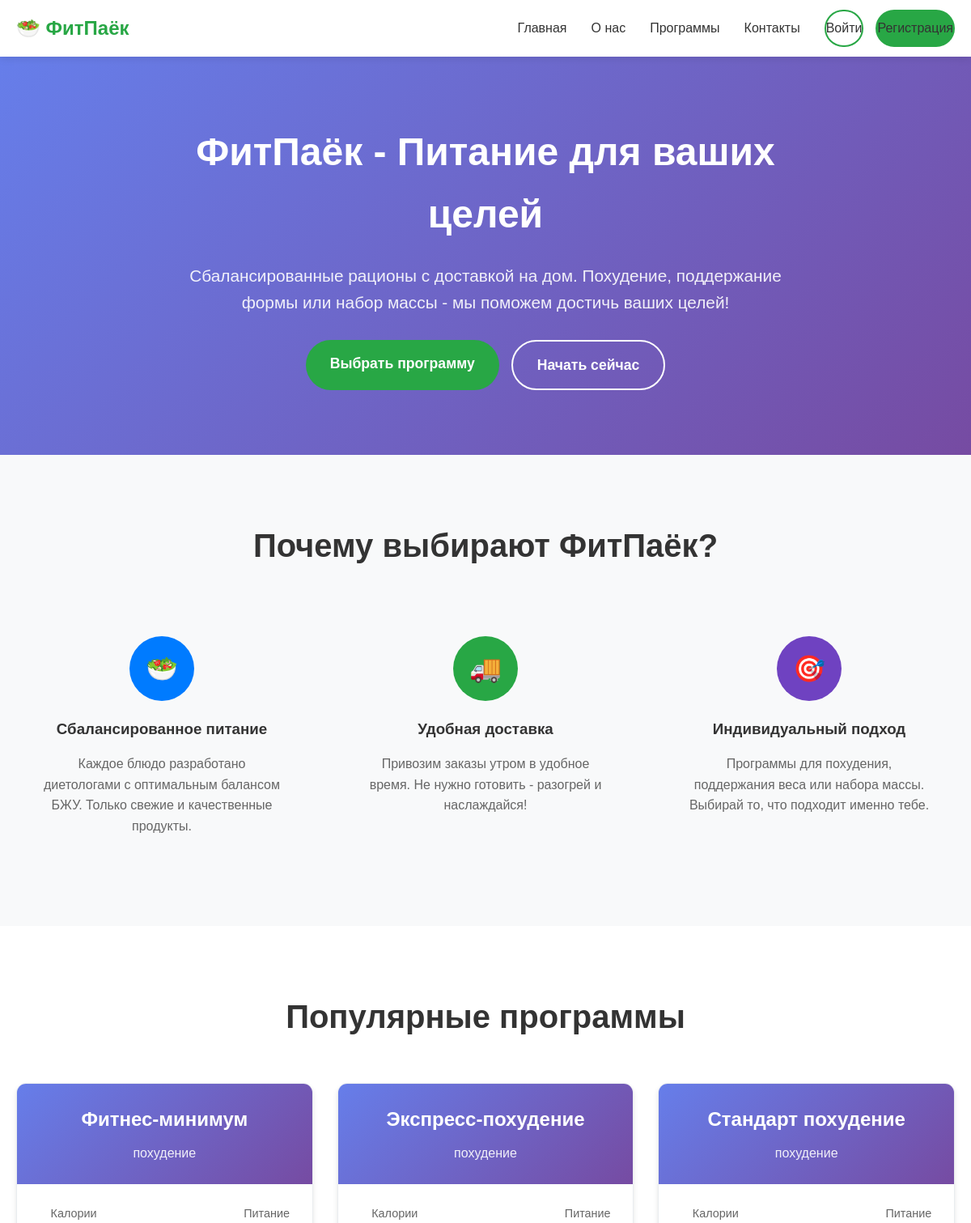
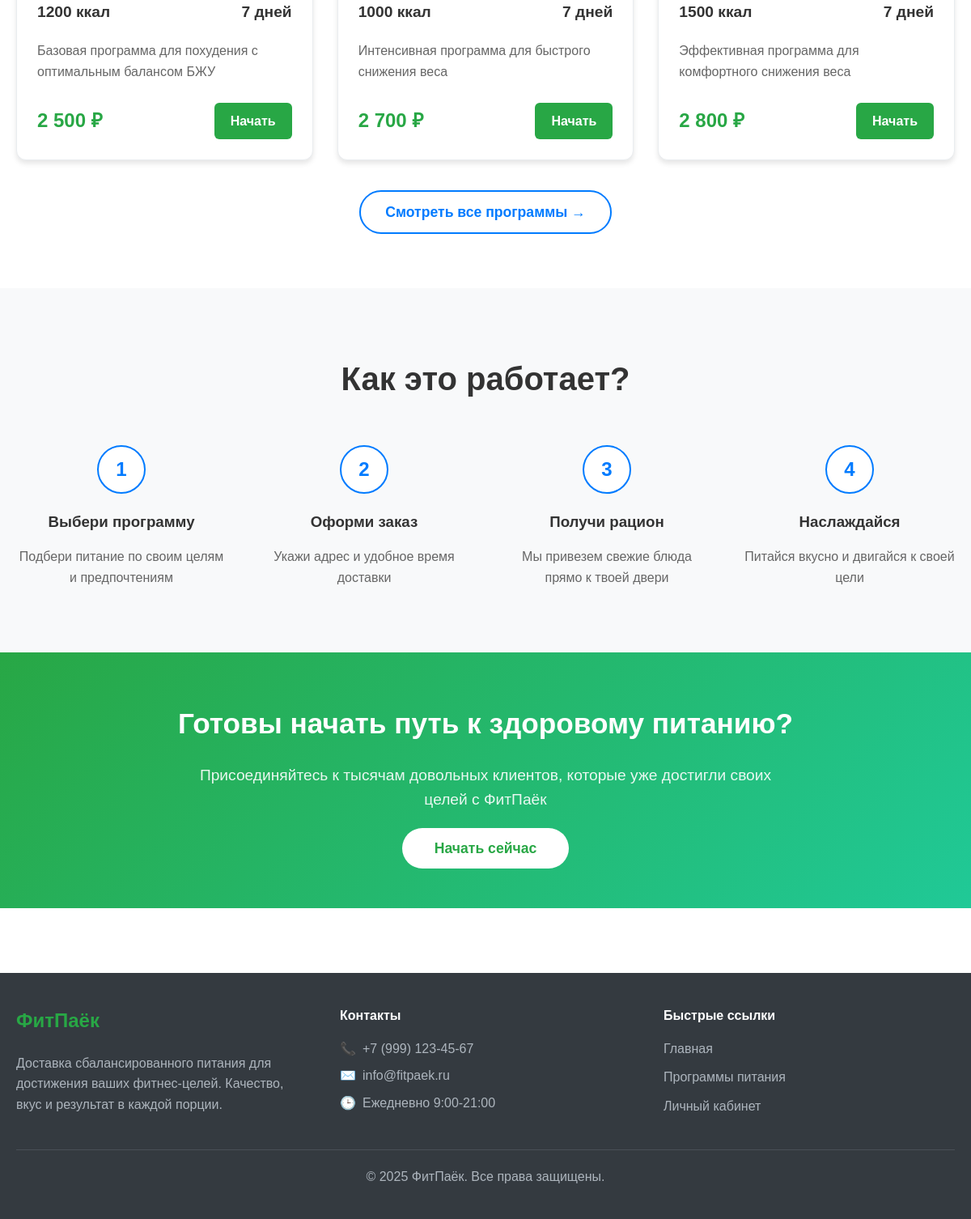
The page / on the database its author committed (2 pictures, top to bottom).
### tables this page shows
CREATE TABLE `meal_plans` (
  `id` int NOT NULL,
  `title` varchar(255) NOT NULL,
  `description` text,
  `calories` int NOT NULL,
  `goal_id` int DEFAULT NULL,
  `price` decimal(10,2) NOT NULL,
  `image_url` varchar(500) DEFAULT NULL,
  `is_active` tinyint(1) DEFAULT '1',
  `created_at` timestamp NULL DEFAULT CURRENT_TIMESTAMP,
  `updated_at` timestamp NULL DEFAULT CURRENT_TIMESTAMP ON UPDATE CURRENT_TIMESTAMP,
  `average_rating` decimal(3,2) DEFAULT '0.00',
  `reviews_count` int DEFAULT '0'
);

CREATE TABLE `nutrition_goals` (
  `id` int NOT NULL,
  `name` varchar(50) NOT NULL,
  `description` text,
  `created_at` timestamp NULL DEFAULT CURRENT_TIMESTAMP
);

### config.php (called while the page is built, shortened)
<?php
function e($text) {
    return htmlspecialchars($text, ENT_QUOTES, 'UTF-8');
}
?>

### index.php (the view)
<?php
require_once 'config.php';
$stmt = $pdo->query("
    SELECT mp.*, ng.name as goal_name
    FROM meal_plans mp
    LEFT JOIN nutrition_goals ng ON mp.goal_id = ng.id
    WHERE mp.is_active = TRUE
    ORDER BY mp.price ASC
    LIMIT 3
");
$popular_plans = $stmt->fetchAll();
?>
<?php include 'includes/header.php'; ?>
<section style="
    background: linear-gradient(135deg, #667eea 0%, #764ba2 100%);
    color: white;
    padding: 80px 0;
    text-align: center;
">
    <div style="max-width: 800px; margin: 0 auto; padding: 0 20px;">
        <h1 style="font-size: 3rem; margin-bottom: 20px; font-weight: 700;">
            ФитПаёк - Питание для ваших целей
        </h1>
        <p style="font-size: 1.3rem; margin-bottom: 30px; opacity: 0.9;">
            Сбалансированные рационы с доставкой на дом. Похудение, поддержание формы или набор массы - мы поможем достичь ваших целей!
        </p>
        <div style="display: flex; gap: 15px; justify-content: center; flex-wrap: wrap;">
            <a href="catalog.php" style="
                background: #28a745;
                color: white;
                padding: 15px 30px;
                text-decoration: none;
                border-radius: 50px;
                font-size: 1.1rem;
                font-weight: 600;
                transition: all 0.3s ease;
            " onmouseover="this.style.background='#218838'" onmouseout="this.style.background='#28a745'">
                Выбрать программу
            </a>
            <?php if (!isset($_SESSION['user_id'])): ?>
                <a href="auth.php" style="
                    background: transparent;
                    color: white;
                    padding: 15px 30px;
                    text-decoration: none;
                    border: 2px solid white;
                    border-radius: 50px;
                    font-size: 1.1rem;
                    font-weight: 600;
                    transition: all 0.3s ease;
                " onmouseover="this.style.background='white'; this.style.color='#667eea'"
                   onmouseout="this.style.background='transparent'; this.style.color='white'">
                    Начать сейчас
                </a>
            <?php endif; ?>
        </div>
    </div>
</section>
<section style="padding: 80px 0; background: #f8f9fa;">
    <div style="max-width: 1200px; margin: 0 auto; padding: 0 20px;">
        <h2 style="text-align: center; margin-bottom: 50px; font-size: 2.5rem; color: #333;">
            Почему выбирают ФитПаёк?
        </h2>
        <div style="display: grid; grid-template-columns: repeat(auto-fit, minmax(300px, 1fr)); gap: 40px;">
            <div style="text-align: center; padding: 30px;">
                <div style="
                    background: #007bff;
                    color: white;
                    width: 80px;
                    height: 80px;
                    border-radius: 50%;
                    display: flex;
                    align-items: center;
                    justify-content: center;
                    margin: 0 auto 20px;
                    font-size: 2rem;
                ">🥗</div>
                <h3 style="color: #333; margin-bottom: 15px;">Сбалансированное питание</h3>
                <p style="color: #666; line-height: 1.6;">
                    Каждое блюдо разработано диетологами с оптимальным балансом БЖУ. Только свежие и качественные продукты.
                </p>
            </div>
            <div style="text-align: center; padding: 30px;">
                <div style="
                    background: #28a745;
                    color: white;
                    width: 80px;
                    height: 80px;
                    border-radius: 50%;
                    display: flex;
                    align-items: center;
                    justify-content: center;
                    margin: 0 auto 20px;
                    font-size: 2rem;
                ">🚚</div>
                <h3 style="color: #333; margin-bottom: 15px;">Удобная доставка</h3>
                <p style="color: #666; line-height: 1.6;">
                    Привозим заказы утром в удобное время. Не нужно готовить - разогрей и наслаждайся!
                </p>
            </div>
            <div style="text-align: center; padding: 30px;">
                <div style="
                    background: #6f42c1;
                    color: white;
                    width: 80px;
                    height: 80px;
                    border-radius: 50%;
                    display: flex;
                    align-items: center;
                    justify-content: center;
                    margin: 0 auto 20px;
                    font-size: 2rem;
                ">🎯</div>
                <h3 style="color: #333; margin-bottom: 15px;">Индивидуальный подход</h3>
                <p style="color: #666; line-height: 1.6;">
                    Программы для похудения, поддержания веса или набора массы. Выбирай то, что подходит именно тебе.
                </p>
            </div>
        </div>
    </div>
</section>
<section style="padding: 80px 0;">
    <div style="max-width: 1200px; margin: 0 auto; padding: 0 20px;">
        <h2 style="text-align: center; margin-bottom: 50px; font-size: 2.5rem; color: #333;">
            Популярные программы
        </h2>
        <div style="display: grid; grid-template-columns: repeat(auto-fit, minmax(350px, 1fr)); gap: 30px;">
            <?php foreach ($popular_plans as $plan): ?>
            <div style="
                border: 1px solid #e9ecef;
                border-radius: 12px;
                overflow: hidden;
                background: white;
                box-shadow: 0 4px 6px rgba(0,0,0,0.1);
                transition: transform 0.3s ease;
            " onmouseover="this.style.transform='translateY(-5px)'" onmouseout="this.style.transform='translateY(0)'">
                <div style="
                    background: linear-gradient(135deg, #667eea 0%, #764ba2 100%);
                    color: white;
                    padding: 25px;
                    text-align: center;
                ">
                    <h3 style="margin: 0 0 10px 0; font-size: 1.5rem;"><?php echo e($plan['title']); ?></h3>
                    <div style="opacity: 0.9;"><?php echo e($plan['goal_name']); ?></div>
                </div>
                <div style="padding: 25px;">
                    <div style="display: flex; justify-content: space-between; margin-bottom: 20px;">
                        <div style="text-align: center;">
                            <div style="font-size: 0.9rem; color: #666;">Калории</div>
                            <div style="font-size: 1.2rem; font-weight: bold; color: #333;">
                                <?php echo $plan['calories']; ?> ккал
                            </div>
                        </div>
                        <div style="text-align: center;">
                            <div style="font-size: 0.9rem; color: #666;">Питание</div>
                            <div style="font-size: 1.2rem; font-weight: bold; color: #333;">7 дней</div>
                        </div>
                    </div>
                    <p style="color: #666; line-height: 1.6; margin-bottom: 25px;">
                        <?php echo e($plan['description']); ?>
                    </p>
                    <div style="display: flex; justify-content: space-between; align-items: center;">
                        <div style="font-size: 1.5rem; font-weight: bold; color: #28a745;">
                            <?php echo number_format($plan['price'], 0, ',', ' '); ?> ₽
                        </div>
                        <?php if (isset($_SESSION['user_id'])): ?>
                            <a href="catalog.php" style="
                                background: #007bff;
                                color: white;
                                padding: 10px 20px;
                                text-decoration: none;
                                border-radius: 6px;
                                font-weight: 600;
                                transition: background 0.3s ease;
                            " onmouseover="this.style.background='#0056b3'" onmouseout="this.style.background='#007bff'">
                                Заказать
                            </a>
                        <?php else: ?>
                            <a href="auth.php" style="
                                background: #28a745;
                                color: white;
                                padding: 10px 20px;
                                text-decoration: none;
                                border-radius: 6px;
                                font-weight: 600;
                                transition: background 0.3s ease;
                            " onmouseover="this.style.background='#218838'" onmouseout="this.style.background='#28a745'">
                                Начать
                            </a>
                        <?php endif; ?>
                    </div>
                </div>
            </div>
            <?php endforeach; ?>
        </div>
        <div style="text-align: center; margin-top: 50px;">
            <a href="catalog.php" style="
                background: transparent;
                color: #007bff;
                padding: 15px 30px;
                text-decoration: none;
                border: 2px solid #007bff;
                border-radius: 50px;
                font-size: 1.1rem;
                font-weight: 600;
                transition: all 0.3s ease;
            " onmouseover="this.style.background='#007bff'; this.style.color='white'"
               onmouseout="this.style.background='transparent'; this.style.color='#007bff'">
                Смотреть все программы →
            </a>
        </div>
    </div>
</section>
<section style="padding: 80px 0; background: #f8f9fa;">
    <div style="max-width: 1200px; margin: 0 auto; padding: 0 20px;">
        <h2 style="text-align: center; margin-bottom: 50px; font-size: 2.5rem; color: #333;">
            Как это работает?
        </h2>
        <div style="display: grid; grid-template-columns: repeat(auto-fit, minmax(250px, 1fr)); gap: 40px;">
            <div style="text-align: center;">
                <div style="
                    background: white;
                    color: #007bff;
                    width: 60px;
                    height: 60px;
                    border-radius: 50%;
                    display: flex;
                    align-items: center;
                    justify-content: center;
                    margin: 0 auto 20px;
                    font-size: 1.5rem;
                    font-weight: bold;
                    border: 2px solid #007bff;
                ">1</div>
                <h3 style="color: #333; margin-bottom: 15px;">Выбери программу</h3>
                <p style="color: #666;">
                    Подбери питание по своим целям и предпочтениям
                </p>
            </div>
            <div style="text-align: center;">
                <div style="
                    background: white;
                    color: #007bff;
                    width: 60px;
                    height: 60px;
                    border-radius: 50%;
                    display: flex;
                    align-items: center;
                    justify-content: center;
                    margin: 0 auto 20px;
                    font-size: 1.5rem;
                    font-weight: bold;
                    border: 2px solid #007bff;
                ">2</div>
                <h3 style="color: #333; margin-bottom: 15px;">Оформи заказ</h3>
                <p style="color: #666;">
                    Укажи адрес и удобное время доставки
                </p>
            </div>
            <div style="text-align: center;">
                <div style="
                    background: white;
                    color: #007bff;
                    width: 60px;
                    height: 60px;
                    border-radius: 50%;
                    display: flex;
                    align-items: center;
                    justify-content: center;
                    margin: 0 auto 20px;
                    font-size: 1.5rem;
                    font-weight: bold;
                    border: 2px solid #007bff;
                ">3</div>
                <h3 style="color: #333; margin-bottom: 15px;">Получи рацион</h3>
                <p style="color: #666;">
                    Мы привезем свежие блюда прямо к твоей двери
                </p>
            </div>
            <div style="text-align: center;">
                <div style="
                    background: white;
                    color: #007bff;
                    width: 60px;
                    height: 60px;
                    border-radius: 50%;
                    display: flex;
                    align-items: center;
                    justify-content: center;
                    margin: 0 auto 20px;
                    font-size: 1.5rem;
                    font-weight: bold;
                    border: 2px solid #007bff;
                ">4</div>
                <h3 style="color: #333; margin-bottom: 15px;">Наслаждайся</h3>
                <p style="color: #666;">
                    Питайся вкусно и двигайся к своей цели
                </p>
            </div>
        </div>
    </div>
</section>
<section style="
    background: linear-gradient(135deg, #28a745 0%, #20c997 100%);
    color: white;
    padding: 60px 0;
    text-align: center;
">
    <div style="max-width: 800px; margin: 0 auto; padding: 0 20px;">
        <h2 style="font-size: 2.2rem; margin-bottom: 20px;">
            Готовы начать путь к здоровому питанию?
        </h2>
        <p style="font-size: 1.2rem; margin-bottom: 30px; opacity: 0.9;">
            Присоединяйтесь к тысячам довольных клиентов, которые уже достигли своих целей с ФитПаёк
        </p>
        <a href="<?php echo isset($_SESSION['user_id']) ? 'catalog.php' : 'auth.php'; ?>" style="
            background: white;
            color: #28a745;
            padding: 15px 40px;
            text-decoration: none;
            border-radius: 50px;
            font-size: 1.1rem;
            font-weight: 600;
            transition: all 0.3s ease;
        " onmouseover="this.style.transform='scale(1.05)'" onmouseout="this.style.transform='scale(1)'">
            Начать сейчас
        </a>
    </div>
</section>
<?php include 'includes/footer.php'; ?>

### includes/header.php (style rules this page uses)
* { margin: 0; padding: 0; box-sizing: border-box; }
body { font-family: 'Arial', sans-serif; line-height: 1.6; color: #333; background: #fff; }

### rows shown on the page
meal_plans: title "Фитнес-минимум", goal.name "похудение", calories "1200", description "Базовая программа для похудения с оптимальным балансом БЖУ", price "2 500"
meal_plans: title "Экспресс-похудение", goal.name "похудение", calories "1000", description "Интенсивная программа для быстрого снижения веса", price "2 700"
meal_plans: title "Стандарт похудение", goal.name "похудение", calories "1500", description "Эффективная программа для комфортного снижения веса", price "2 800"
